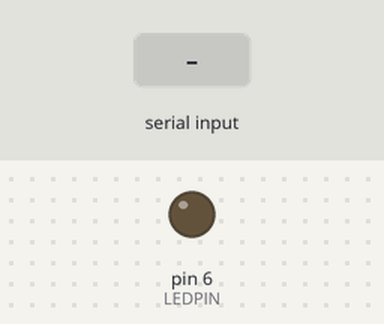
Simulated run of this sketch. Board: Arduino Uno, built with avr-gcc and run on an emulated ATmega328P. Parts: output pins drawn as LEDs (lit = HIGH). Inputs (shaded band) come from the test bench.

Above: at 1.2 s.
1.3 s: "a" received over Serial
At 2.5 s:
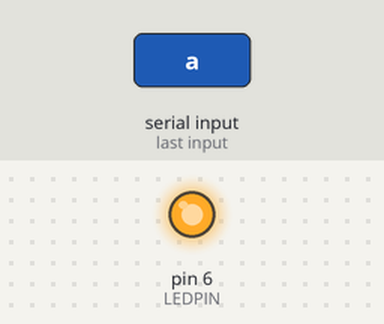
2.8 s: "c" received over Serial
At 3.7 s:
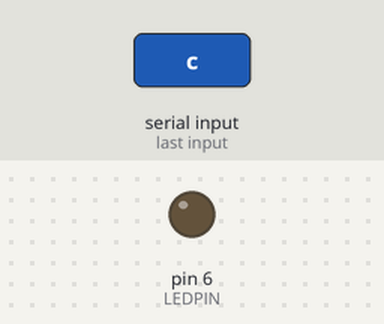
Timing chart, 0 to 5.8 s (numbered marks = the images above; inputs shaded):
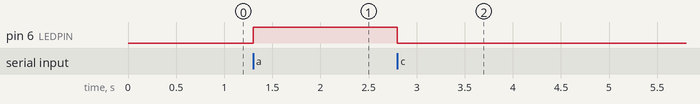

The sketch:

serial-respond.ino
```cpp
const int LEDPIN = 6;

void setup() {
    Serial.begin(9600);

    pinMode(LEDPIN, OUTPUT);

}

void loop() {
    char incoming = Serial.read();

    if(incoming > 0) {
        switch (incoming){
            case 'a':
                digitalWrite(LEDPIN, HIGH);
                break;
            case 'c':
                digitalWrite(LEDPIN, LOW);
                break;
        }
    }
}
```

Measured:
- after the input at 1.3 s, pin 6 (LEDPIN): LOW → HIGH at once
- after the input at 2.8 s, pin 6 (LEDPIN): HIGH → LOW at once
